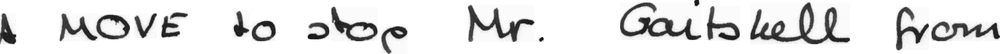
#> input picture src/data_in/0.png, 1000 x 54 px, shrunk from 1661 x 89 before the run
$ python filtrosImagen.py
#> lines starting #> are read from the running program, lines starting #| are printed output that depends on the picture
import numpy as np
import cv2

# read
img = cv2.imread('../data_in/0.png', cv2.IMREAD_GRAYSCALE)
#> img is the input picture: shape (54, 1000); min 0, max 255, mean 226.6

# increase contrast
pxmin = np.min(img)
#> pxmin = 0
pxmax = np.max(img)
#> pxmax = 255
imgContrast = (img - pxmin) / (pxmax - pxmin) * 255

# increase line width
kernel = np.ones((3, 3), np.uint8)
imgMorph = cv2.erode(imgContrast, kernel, iterations = 1)
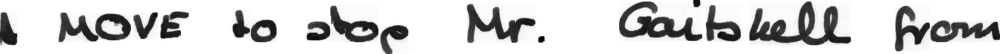
#> imgMorph: shape (54, 1000) float64; min 0, max 255, mean 211.1

# write
cv2.imwrite('../data_in/0.png', imgMorph)
